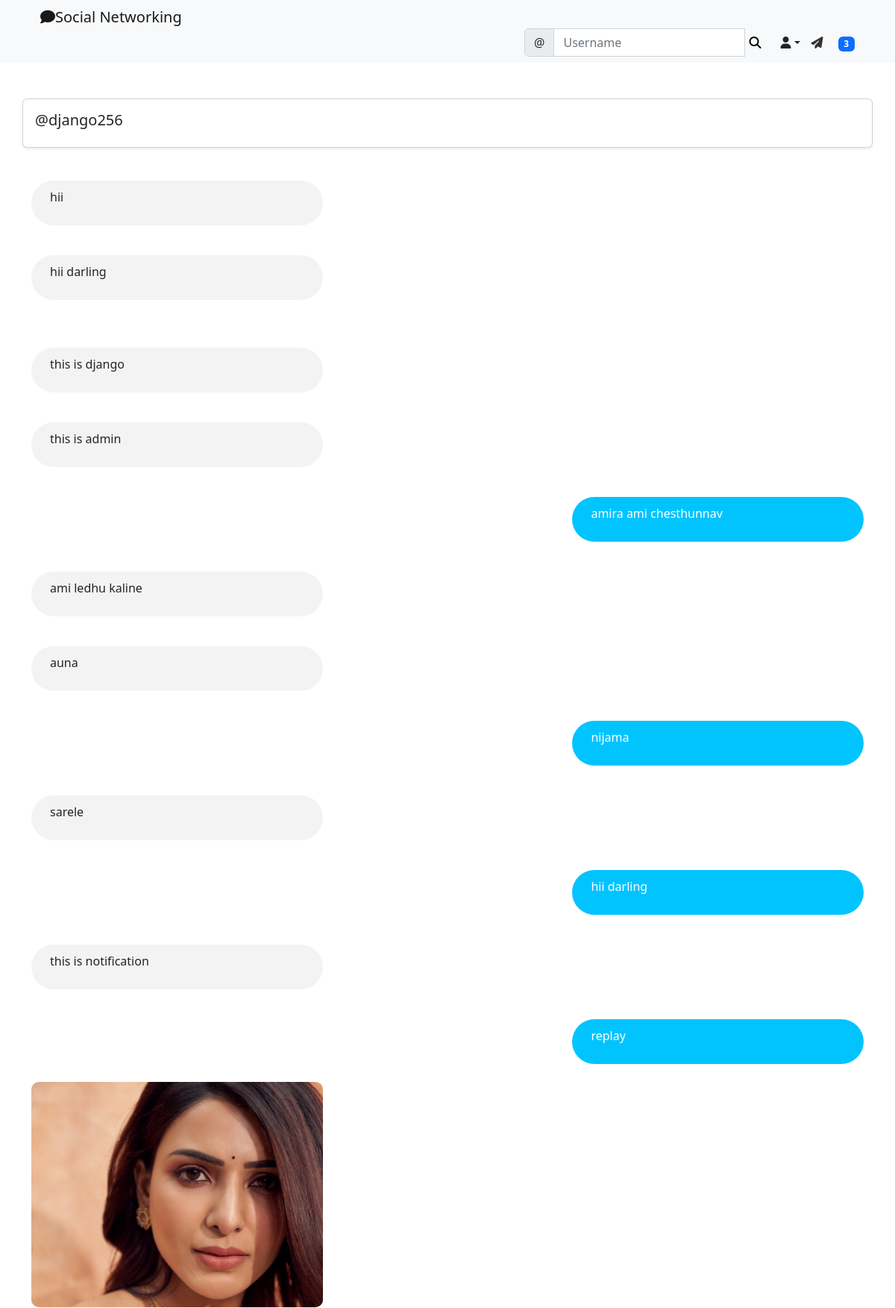
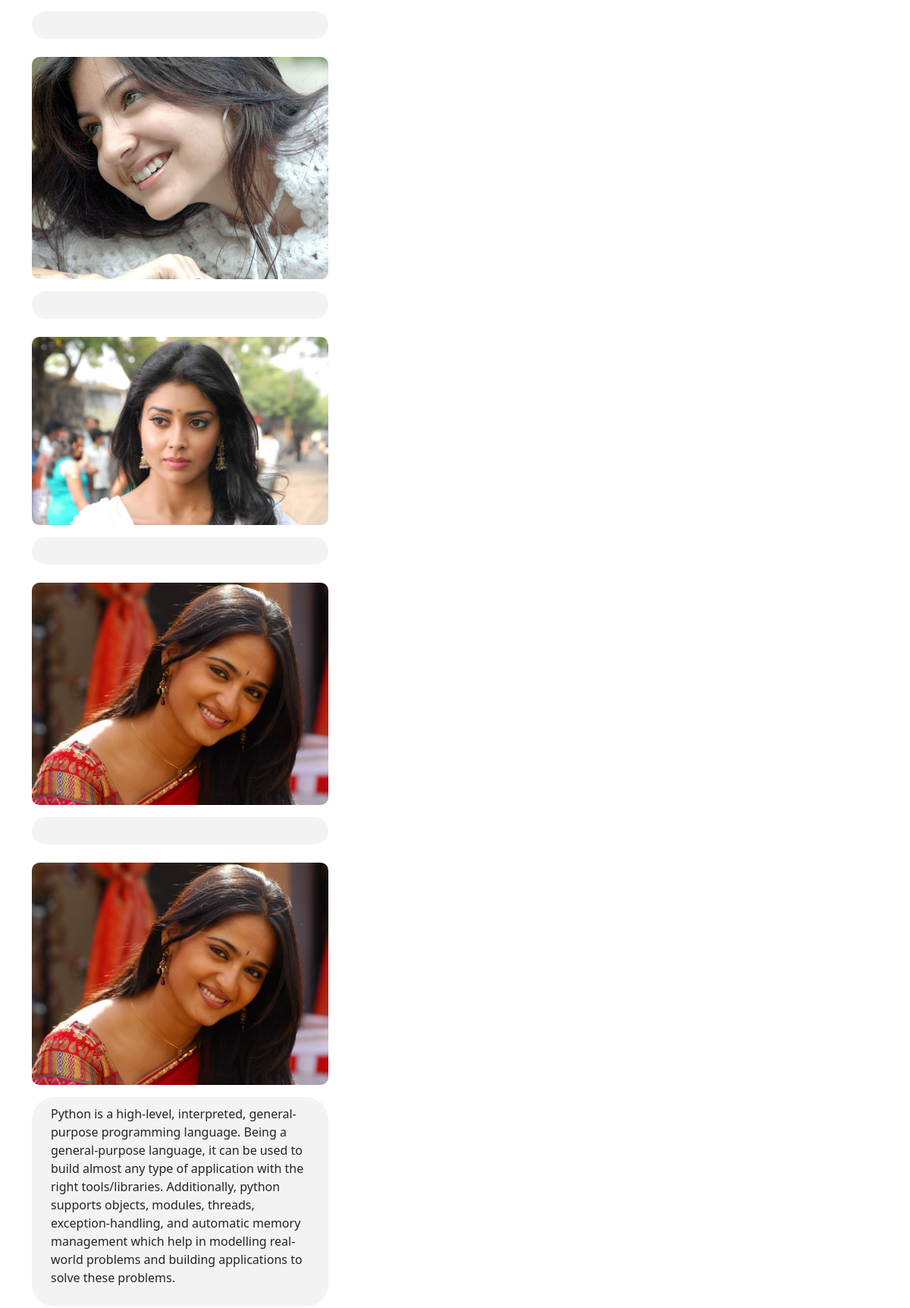
Page /social/inbox/2/ (signed in, upper part) on the committed database (2 pictures, top to bottom).
### social_appe/models.py (models this page shows)
class ThreadModel(models.Model):
    user = models.ForeignKey(User,on_delete=models.CASCADE,related_name='+')
    receiver = models.ForeignKey(User,on_delete=models.CASCADE,related_name='+')

class MessageModel(models.Model):
    thread = models.ForeignKey('ThreadModel',related_name='+',on_delete=models.CASCADE,blank=True,null=True)
    send_user=models.ForeignKey(User,on_delete=models.CASCADE,related_name='+')
    receiver_user=models.ForeignKey(User,on_delete=models.CASCADE,related_name='+')
    body=models.CharField(max_length=1000)
    image=models.ImageField(upload_to='upload/message_photos',blank=True,null=True)
    date = models.DateTimeField(default=timezone.now)
    is_read=models.BooleanField(default=False)

### social_appe/views.py (the view)
# urls.py: path('inbox/<int:pk>/',ThreadView.as_view(),name='thread'),
class ThreadView(View):
    def get(self,request,pk,*args,**kwargs):
        form=MessageForm()
        thread = ThreadModel.objects.get(pk=pk)
        message_list = MessageModel.objects.filter(thread__pk__contains=pk)
        content = {
            'thread' :thread,
            'form':form,
            'message_list':message_list
        }
        return render(request,'social_appe/thread.html',content)

### social_appe/forms.py
class MessageForm(forms.ModelForm):
    body=forms.CharField(label='',max_length=1000)
    image = forms.ImageField(required=False)
    class Meta:
        model = MessageModel
        fields = ['body','image']

### landing/templatetags/custom_tags.py (called while the page is built)
@register.inclusion_tag('social_appe/show_notifications.html', takes_context=True)
def show_notifications(context):
	request_user = context['request'].user
	notifications = Notification.objects.filter(to_user=request_user).exclude(user_has_seen=True).order_by('-date')
	return {'notifications': notifications}

### social_appe/templates/social_appe/thread.html (shortened to what this page needs)
{% extends 'landing/base.html' %}
{% load crispy_forms_tags %}
{% block content %}
    <div class="container">
    <div class="row">
        <div class="card col-md-12 mt-5 p-3 shadow-sm">
            {% if thread.receiver == request.user %}
                <h5>@{{ thread.user }}</h5>
                {% else %}
                <h5>@{{ thread.receiver }}</h5>
            {% endif %}
        </div>
    </div>
    {% for message in message_list %}
        <div class="row">
        <div class="col-md-12 my-1">
            {% if message.send_user == request.user %}
                {% if message.image %}
                    <div class="">
                    <img src="{{ message.image.url }}" class="message_image">
                    </div>
                {% endif %}
                <div class="send-message my-3">
                <p>{{ message.body }}</p>
                </div>
                {% elif message.receiver_user == request.user %}
                <div class="receiver-message my-3">
                <p>{{ message.body }}</p>
                </div>
            {% endif %}
        </div>
        </div>
    {% endfor %}
    </div>
{% endblock content %}

### static/css/styles.css (style rules this page uses)
.send-message { background-color: #f3f3f3; border-radius: 30px; padding: 10px 25px; width: 35%; }
.receiver-message { background-color: rgb(1, 196, 255); color: #fff; border-radius: 30px; padding: 10px 25px; width: 35%; float: right; }
.message_image { border-radius: 10px; max-width: 35%; height: auto; }

### rows in the picture
ThreadModel: receiver "django256"
MessageModel: body "hii"
MessageModel: body "hii darling"
MessageModel: body "this is django"
MessageModel: body "this is admin"
MessageModel: body "amira ami chesthunnav"
MessageModel: body "ami ledhu kaline"
MessageModel: body "auna"
MessageModel: body "nijama"
MessageModel: body "sarele"
MessageModel: body "hii darling"
MessageModel: body "this is notification"
MessageModel: body "replay"
MessageModel: image (picture)
MessageModel: image (picture)
MessageModel: image (picture)
MessageModel: image (picture)
MessageModel: image (picture), body "Python is a high-level, interpreted, general-purpose programming language. Being a general-purpose language, it can be used to build almost any type of application with the right tools/libraries. Additionally, python supports objects, modules, threads, exception-handling, and automatic memory management which help in modelling real-world problems and building applications to solve these problems."

### other values in the picture
{{ notifications.count }} "3"
